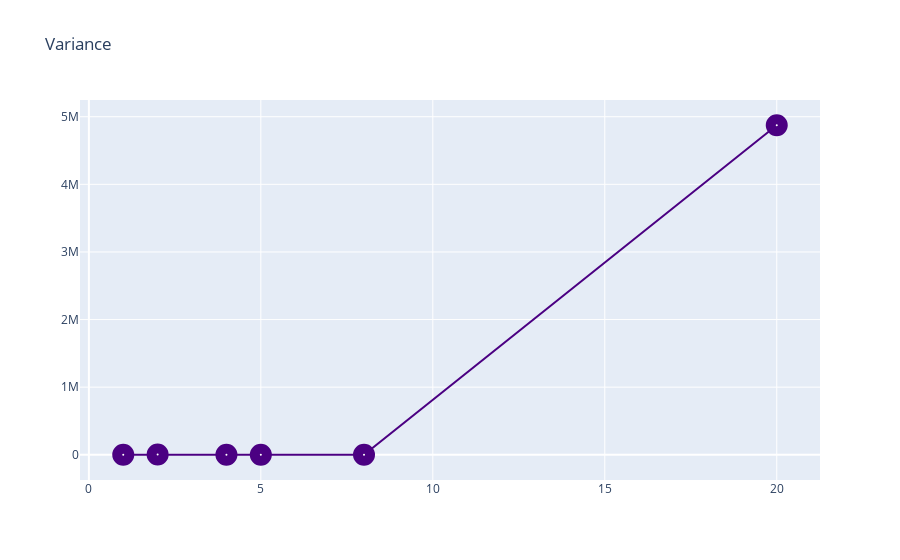

Notebook code for this chart:
### Markdown cell above
## 16.2. Potting Variance

### Code cell
plt.figure(figsize=(10,10))
Variance = go.Scatter(x=metrics_df.degree,
                    y=metrics_df.variance,
                    name = "Variance",
                    line = dict(color = 'indigo'),
                    opacity = 1,
                    marker=dict(
                        color='white',
                        size=10,
                        line=dict(
                            width=12
                        )))

layout2 = dict(title='Variance',)

fig = dict(data=[Variance], layout=layout2)

iplot(fig)

### Figure 1 — Plotly figure (JSON) as saved in the notebook; plotly's stock layout.template omitted (floating-point values rounded to 4 significant figures)
{"data": [{"line": {"color": "indigo"}, "marker": {"color": "white", "line": {"width": 12}, "size": 10}, "name": "Variance", "opacity": 1, "type": "scatter", "x": [1.0, 2.0, 4.0, 5.0, 8.0, 20.0], "y": [567.0, 3395.0, 1115.0, 1325.0, 490.0, 4874000.0]}], "layout": {"title": {"text": "Variance"}}}
